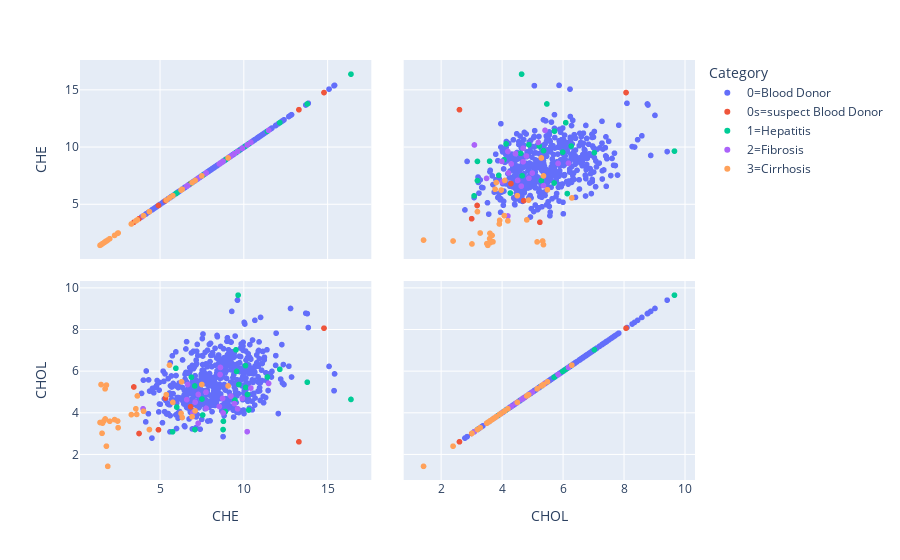

Source (notebook cell):
### Code cell
fig = px.scatter_matrix(data, dimensions=['CHE', 'CHOL'], color='Category')
fig.show()

### Figure 1 — Plotly figure (JSON) as saved in the notebook; plotly's stock layout.template omitted (floating-point values rounded to 4 significant figures; data arrays with more than 128 entries replaced by an {"elided": "..."} marker saying what was removed)
{"data": [{"dimensions": [{"axis": {"matches": true}, "label": "CHE", "values": {"elided": "533 float values"}}, {"axis": {"matches": true}, "label": "CHOL", "values": {"elided": "533 float values"}}], "hovertemplate": "Category=0=Blood Donor<br>%{xaxis.title.text}=%{x}<br>%{yaxis.title.text}=%{y}<extra></extra>", "legendgroup": "0=Blood Donor", "marker": {"color": "#636efa", "symbol": "circle"}, "name": "0=Blood Donor", "showlegend": true, "type": "splom"}, {"dimensions": [{"axis": {"matches": true}, "label": "CHE", "values": [6.83, 3.44, 3.75, 14.8, 13.3, 4.91, 5.33]}, {"axis": {"matches": true}, "label": "CHOL", "values": [4.3, 5.25, 3.01, 8.08, 2.61, 3.19, 4.72]}], "hovertemplate": "Category=0s=suspect Blood Donor<br>%{xaxis.title.text}=%{x}<br>%{yaxis.title.text}=%{y}<extra></extra>", "legendgroup": "0s=suspect Blood Donor", "marker": {"color": "#EF553B", "symbol": "circle"}, "name": "0s=suspect Blood Donor", "showlegend": true, "type": "splom"}, {"dimensions": [{"axis": {"matches": true}, "label": "CHE", "values": [9.58, 7.55, 7.09, 6, 8.77, 8.79, 12.16, 10.11, 13.8, 9.71, 10.3, 11.42, 10.23, 9.67, 8.91, 16.41, 9.54, 10.12, 5.75, 5.95, 6.88, 7.08, 7.51, 9.48]}, {"axis": {"matches": true}, "label": "CHOL", "values": [6, 3.9, 3.2, 4.28, 3.2, 3.6, 6.1, 6.28, 5.48, 5.37, 4.14, 5.73, 4.89, 9.67, 4.07, 4.65, 7.04, 5.23, 3.09, 6.15, 5.72, 5.3, 4.67, 4.62]}], "hovertemplate": "Category=1=Hepatitis<br>%{xaxis.title.text}=%{x}<br>%{yaxis.title.text}=%{y}<extra></extra>", "legendgroup": "1=Hepatitis", "marker": {"color": "#00cc96", "symbol": "circle"}, "name": "1=Hepatitis", "showlegend": true, "type": "splom"}, {"dimensions": [{"axis": {"matches": true}, "label": "CHE", "values": [11.49, 9.64, 6.97, 7.76, 7.28, 10.43, 8.74, 8.77, 8.59, 6.6, 9.45, 7.1, 9.92, 9.24, 8.55, 8.61, 7.29, 10.21, 3.99, 7.75, 6.65]}, {"axis": {"matches": true}, "label": "CHOL", "values": [5.42, 4.2, 4.01, 4.22, 3.5, 5.2, 4.7, 4, 5.85, 4.64, 4.45, 4.52, 4.7, 4.81, 4.31, 6.19, 4.89, 3.1, 4.2, 5, 5.368]}], "hovertemplate": "Category=2=Fibrosis<br>%{xaxis.title.text}=%{x}<br>%{yaxis.title.text}=%{y}<extra></extra>", "legendgroup": "2=Fibrosis", "marker": {"color": "#ab63fa", "symbol": "circle"}, "name": "2=Fibrosis", "showlegend": true, "type": "splom"}, {"dimensions": [{"axis": {"matches": true}, "label": "CHE", "values": [4.37, 3.65, 1.8, 3.61, 1.73, 1.48, 7.1, 6.29, 2, 4.02, 1.42, 1.8, 1.88, 3.29, 2.29, 2.47, 1.57, 5.38, 7.5, 2.5, 1.72, 6.92, 6.33, 6.26, 5.77, 5.57, 1.54, 1.66, 3.56, 9.07]}, {"axis": {"matches": true}, "label": "CHOL", "values": [3.2, 4.82, 5.34, 3.93, 3.71, 5.368, 4.1, 5.5, 3.6, 4.08, 3.54, 2.4, 1.43, 3.92, 3.68, 3.61, 3.51, 4.88, 5.368, 3.29, 5.16, 3.82, 3.78, 3.98, 4.51, 6.3, 3.02, 3.63, 4.2, 5.3]}], "hovertemplate": "Category=3=Cirrhosis<br>%{xaxis.title.text}=%{x}<br>%{yaxis.title.text}=%{y}<extra></extra>", "legendgroup": "3=Cirrhosis", "marker": {"color": "#FFA15A", "symbol": "circle"}, "name": "3=Cirrhosis", "showlegend": true, "type": "splom"}], "layout": {"dragmode": "select", "legend": {"title": {"text": "Category"}, "tracegroupgap": 0}, "margin": {"t": 60}}}
